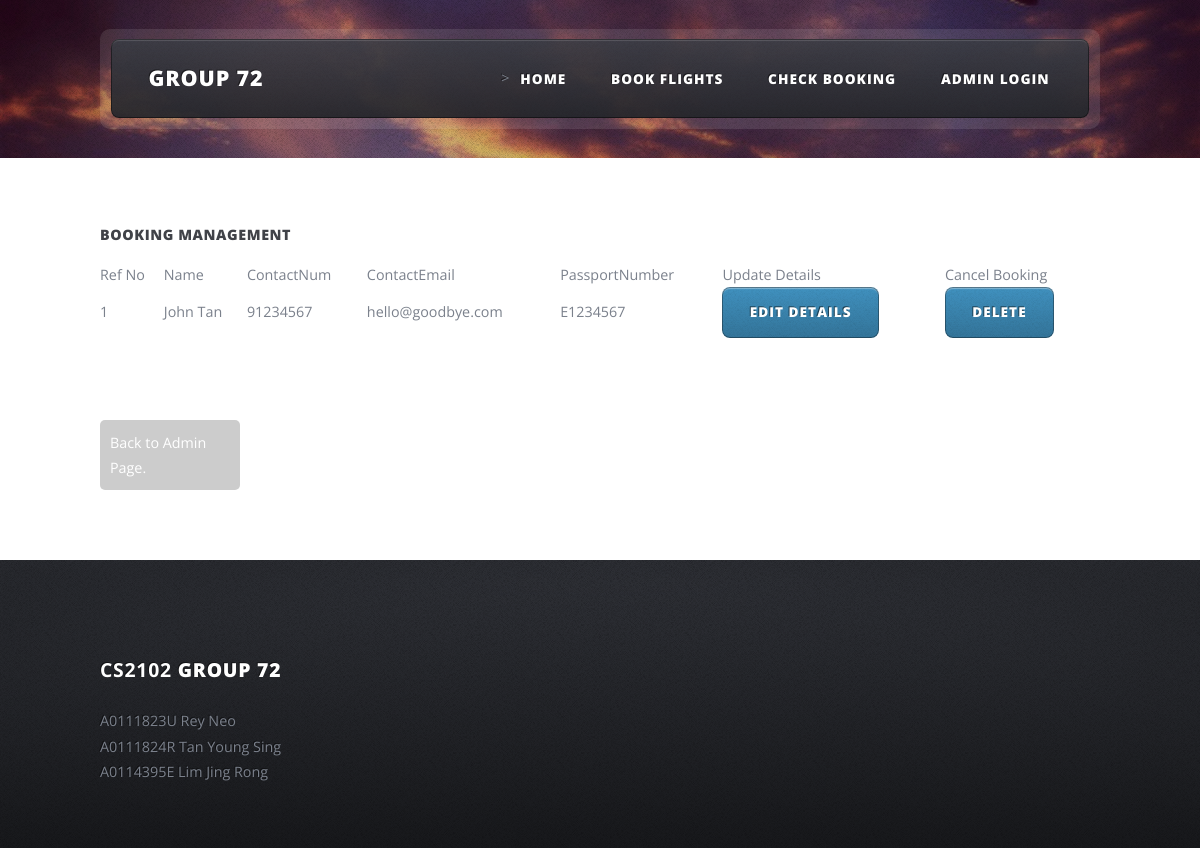
Before: /admin_bookingManagement.php (signed in) with the older database file.
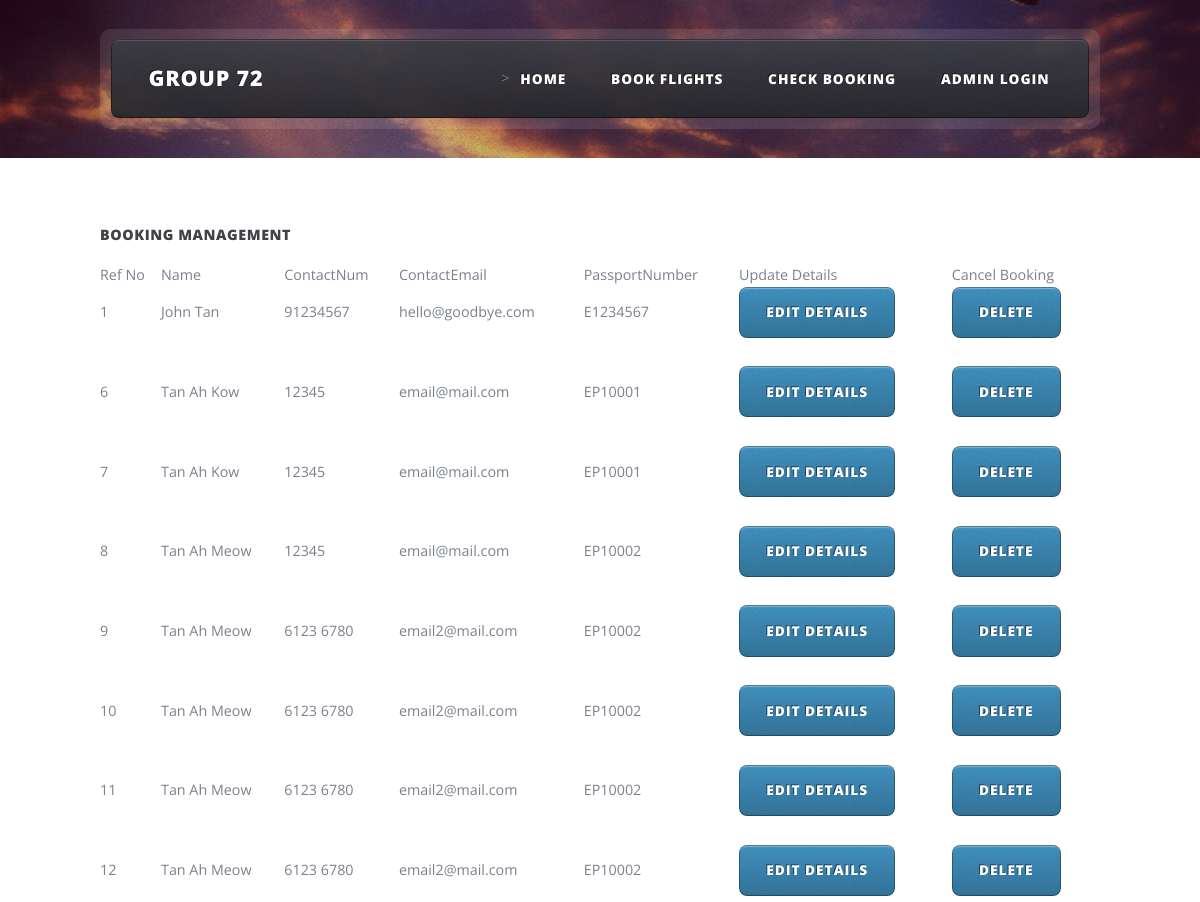
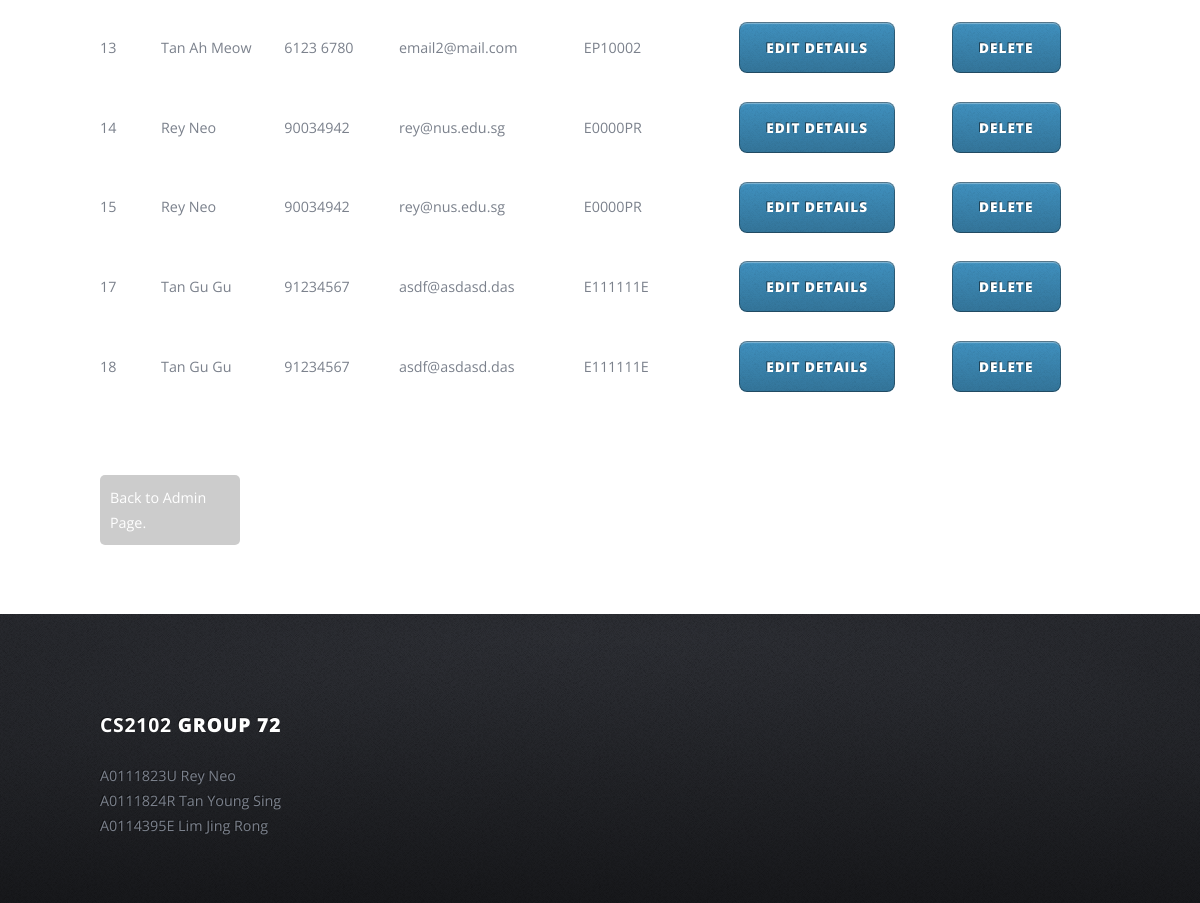
After: the same page with the newer database file (2 pictures, top to bottom).
### tables this page shows
CREATE TABLE `booking` (
  `ReferenceNo` int(11) NOT NULL AUTO_INCREMENT,
  `ContactNum` varchar(25) NOT NULL,
  `ContactEmail` varchar(25) NOT NULL,
  `PassportNumber` varchar(25) NOT NULL,
  PRIMARY KEY (`ReferenceNo`),
  KEY `fk_PassportNumber` (`PassportNumber`),
  CONSTRAINT `fk_PassportNumber` FOREIGN KEY (`PassportNumber`) REFERENCES `passenger` (`PassportNumber`) ON DELETE CASCADE
);

CREATE TABLE `passenger` (
  `PassportNumber` varchar(25) NOT NULL,
  `name` varchar(25) NOT NULL,
  `DOB` timestamp NOT NULL DEFAULT CURRENT_TIMESTAMP,
  PRIMARY KEY (`PassportNumber`)
);

### admin_bookingManagement.php (the view, shortened to what this page needs)
<?php
	require('includes/html_form.class.php');
	$query = "SELECT * FROM booking b INNER JOIN passenger p ON b.PassportNumber = p.PassportNumber";
	$html_table = "<table border='1' cellspacing='5' cellpadding='8' style='border-collapse:collapse'>";
	$html_table .= "<tr><td>Ref No</td><td>Name</td><td>ContactNum</td><td>ContactEmail</td><td>PassportNumber</td><td>Update Details</td><td>Cancel Booking</td></tr>";
	$result = mysql_query($query);
	if (!$result) {
		$message  = 'Invalid query: ' . mysql_error() . "\n";
		$message .= 'Whole query: ' . $query;
		$errMsg = "Something went wrong. Please Contact Admin";
	} else {
		while ($row = mysql_fetch_assoc($result)) {
			$html_table .= "<tr>";
			$html_table .= "<td>" . $row["ReferenceNo"] . "</td>";
			$html_table .= "<td>" . $row["name"] . "</td>";
			$html_table .= "<td>" . $row["ContactNum"] . "</td>";
			$html_table .= "<td>" . $row["ContactEmail"] . "</td>";
			$html_table .= "<td>" . $row["PassportNumber"] . "</td>";
			$editfrm = new HTML_Form();
			$editFrmStr = $editfrm->startForm('admin_updateBookingDetail.php', 'post') . PHP_EOL .
	    	$editfrm->addInput('hidden', 'ReferenceNo', $row["ReferenceNo"], array('id'=>'ReferenceNo') ) .
	    	$editfrm->addInput('hidden', 'name', $row["name"], array('id'=>'name') ) .
	    	$editfrm->addInput('hidden', 'PassportNumber', $row["PassportNumber"], array('id'=>'PassportNumber') ) .
	    	$editfrm->addInput('hidden', 'ContactNum', $row["ContactNum"], array('id'=>'ContactNum') ) .
	    	$editfrm->addInput('hidden', 'ContactEmail', $row["ContactEmail"], array('id'=>'ContactEmail') ) .
		    $editfrm->startTag('p') .
		    $editfrm->addInput('submit', 'submit', 'Edit Details') .
		    $editfrm->endTag() . PHP_EOL .
	        $editfrm->endForm();
	        $html_table .= "<td>" . $editFrmStr . "</td>";
			$deletefrm = new HTML_Form();
			$delFrmStr = $deletefrm->startForm('?delete=1', 'post') . PHP_EOL .
	    	$deletefrm->addInput('hidden', 'ReferenceNo', $row["ReferenceNo"], array('id'=>'ReferenceNo') ) .
	    	$deletefrm->addInput('hidden', 'PassportNumber', $row["PassportNumber"], array('id'=>'PassportNumber') ) .
		    $deletefrm->startTag('p') .
		    $deletefrm->addInput('submit', 'submit', 'Delete') .
		    $deletefrm->endTag() . PHP_EOL .
	        $deletefrm->endForm();
	        $html_table .= "<td>" . $delFrmStr . "</td>";
			$html_table .= "</tr>";
		}
		$html_table .= "</table>";
	}
?>
<?php require('front_half.php'); ?>
<h1> Booking Management </h1>
<?php
	echo $html_table;
?>
<br>
<a href='admin_page.php' style="float:left; display:block; margin: 0px 10px 5px 0px; background:#ccc; text-decoration:none; color:#fff; padding: 10px; width:14%; color:#fff; border-radius:5px;">Back to Admin Page.</a>
<?php require('lower_half.php'); ?>

### includes/html_form.class.php (shortened to what this page needs)
<?php
class HTML_Form {
    private $tag;
    private $xhtml;
    function __construct($xhtml = true) {
        $this->xhtml = $xhtml;
    }
    function startForm($action = '#', $method = 'post', $id = '', $attr_ar = array() ) {
        $str = "<form action=\"$action\" method=\"$method\"";
        $str .= $attr_ar? $this->addAttributes( $attr_ar ) . '>': '>';
        return $str;
    }
    private function addAttributes( $attr_ar ) {
        $str = '';
        $min_atts = array('checked', 'disabled', 'readonly', 'multiple',
                'required', 'autofocus', 'novalidate', 'formnovalidate');
        foreach( $attr_ar as $key=>$val ) {
            if ( in_array($key, $min_atts) ) {
                if ( !empty($val) ) {
                    $str .= $this->xhtml? " $key=\"$key\"": " $key";
                }
            } else {
                $str .= " $key=\"$val\"";
            }
        }
        return $str;
    }
    function addInput($type, $name, $value, $attr_ar = array() ) {
        $str = "<input type=\"$type\" name=\"$name\" value=\"$value\"";
        if ($attr_ar) {
            $str .= $this->addAttributes( $attr_ar );
        }
        $str .= $this->xhtml? ' />': '>';
        return $str;
    }
    function endForm() {
        return "</form>";
    }
    function startTag($tag, $attr_ar = array() ) {
        $this->tag = $tag;
        $str = "<$tag";
        $str .= '>';
        return $str;
    }
    function endTag($tag = '') {
        $str = $tag? "</$tag>": "</$this->tag>";
        $this->tag = '';
        return $str;
    }
}
?>

### front_half.php (shortened to what this page needs)
<!DOCTYPE HTML>
<html>
<?php include_once 'header.php' ?>
<body class="left-sidebar">
	<?php include_once 'top.php' ?>
	<div id="main-wrapper">
		<div class="wrapper style2">
			<div class="inner">
				<div class="container">
					<div class="row">
						<div class="12u skel-cell-important">
							<div id="content">

### header.php (shortened to what this page needs)
<head>
		<link href="css/modal.css" rel="stylesheet">
	</head>

### top.php
<div id="header-wrapper">
	<div class="container">
		<div class="row">
			<div class="12u">
				<header id="header">
					<div class="inner">
						<h1><a href="index.html" id="logo">Group 72</a></h1>
						<nav id="nav">
							<ul>
								<li class="#">><a href="index.html">Home</a></li>
								<li class="#"><a href="search.php">Book Flights</a></li>
								<li class="#"><a href="check.php">Check Booking</a></li>
								<li class="#"><a href="admin_login.php">Admin Login</a></li>
							</ul>
						</nav>
					</div>
				</header>
			</div>
		</div>
	</div>
</div>

### lower_half.php
</div>
						</div>
					</div>
				</div>
			</div>
		</div>
	</div>
	<?php include_once 'footer.php' ?>
</body>
</html>

### footer.php
<div id="footer-wrapper">
	<footer id="footer" class="container">
		<div class="row">
			<div class="6u">
					<section>
						<h2><strong>CS2102</strong> Group 72</h2>
						A0111823U Rey Neo <br>
						A0111824R Tan Young Sing <br>
						A0114395E Lim Jing Rong
					</section>
			</div>
		</div>
	</footer>
</div>

### css/style.css (style rules this page uses)
body { background: #303238 url('images/bg01.png'); }
body,input,select,textarea { font-family: 'Open Sans', sans-serif; color: #7b818c; font-weight: 400; }
a { color: inherit; text-decoration: underline; }
h1, h2, h3, h4, h5, h6 { text-transform: uppercase; font-weight: 800; letter-spacing: 0.04em; color: #404248; margin: 0 0 1em 0; }
h1 a, h2 a, h3 a, h4 a, h5 a, h6 a { color: inherit; text-decoration: none; outline: 0; }
h2 { font-size: 2em; margin: 0 0 1.5em 0; line-height: 1em; }
b, strong { color: #404248; font-weight: 700; }
p, ul, ol, dl, table { margin-bottom: 2em; }
section, article { margin-bottom: 5em; }
section:last-child, article:last-child { margin-bottom: 0; }
header { margin: 0 0 2em 0; }
footer { margin: 2.5em 0 0 0; }
table { width: 100%; }
input[type="button"], input[type="submit"], input[type="reset"], .button { -webkit-appearance: none; position: relative; display: inline-block; background-color: #4091bf; background-image: -moz-linear-gradient(top, rgba(0,0,0,0), rgba(0,0,0,0.2)), url('images/bg02.png'); background-image: -webkit-linear-gradient(top, rgba(0,0,0,0), rgba(0,0,0,0.2)), url('images/bg02.png'); background-image: -o-linear-gradient(top, rgba(0,0,0,0), rgba(0,0,0,0.2)), url('images/bg02.png'); background-image: -ms-linear-gradient(top, rgba(0,0,0,0), rgba(0,0,0,0.2)), url('images/bg02.png'); background-image: linear-gradient(top, rgba(0,0,0,0), rgba(0,0,0,0.2)), url('images/bg02.png'); border-radius: 8px; box-shadow: inset 0px 0px 0px 1px rgba(0,0,0,0.35), inset 0px 2px 1px 0px rgba(255,255,255,0.35); text-shadow: -1px -1px 0 rgba(0,0,0,0.5); color: #fff !important; text-decoration: none; text-transform: uppercase; font-weight: 800; font-size: 0.95em; letter-spacing: 0.075em; padding: 1em 2em; outline: 0; border: 0; white-space: nowrap; cursor: pointer; -moz-transition: background-color 0.2s ease-in-out; -webkit-transition: background-color 0.2s ease-in-out; -o-transition: background-color 0.2s ease-in-out; -ms-transition: background-color 0.2s ease-in-out; transition: background-color 0.2s ease-in-out; }
#header-wrapper { background: url('images/bg01.png'), url('../images/header.jpg'); background-position: top left, center center; background-size: auto, cover; }
#main-wrapper { background: #fff; }
#footer-wrapper { position: relative; background-image: -moz-linear-gradient(top, rgba(0,0,0,0), rgba(0,0,0,0.5)), url('images/bg03.png'), url('images/bg02.png'); background-image: -webkit-linear-gradient(top, rgba(0,0,0,0), rgba(0,0,0,0.5)), url('images/bg03.png'), url('images/bg02.png'); background-image: -o-linear-gradient(top, rgba(0,0,0,0), rgba(0,0,0,0.5)), url('images/bg03.png'), url('images/bg02.png'); background-image: -ms-linear-gradient(top, rgba(0,0,0,0), rgba(0,0,0,0.5)), url('images/bg03.png'), url('images/bg02.png'); background-image: linear-gradient(top, rgba(0,0,0,0), rgba(0,0,0,0.5)), url('images/bg03.png'), url('images/bg02.png'); background-repeat: repeat-x, no-repeat, repeat; background-size: 100% 100%, 100% 15em, auto auto; background-position: top left, top center, top left; }
.wrapper > .inner { position: relative; z-index: 2; }
#header { margin-bottom: 0; }
#footer { margin-bottom: 0; text-shadow: -1px -1px 0 rgba(0,0,0,0.5); position: relative; z-index: 2; }
#footer h2 { font-size: 1.35em; color: #fff; }
#footer strong { color: #fff; }

### css/style-1000px.css (style rules this page uses)
body,input,select,textarea { line-height: 1.75em; font-size: 10.75pt; }
#header-wrapper { padding: 2em 0 0 0; height: 11em; }
#footer-wrapper { padding: 4.5em 0 4.5em 0; }
.wrapper { padding: 4.5em 0 4.5em 0; }

Changed rows visible on the page:
added booking: ReferenceNo "6", PassportNumber.name "Tan Ah Kow", ContactNum "12345", ContactEmail "email@mail.com", PassportNumber.PassportNumber "EP10001"
added booking: ReferenceNo "7", PassportNumber.name "Tan Ah Kow", ContactNum "12345", ContactEmail "email@mail.com", PassportNumber.PassportNumber "EP10001"
added booking: ReferenceNo "8", PassportNumber.name "Tan Ah Meow", ContactNum "12345", ContactEmail "email@mail.com", PassportNumber.PassportNumber "EP10002"
added booking: ReferenceNo "9", PassportNumber.name "Tan Ah Meow", ContactNum "6123 6780", ContactEmail "email2@mail.com", PassportNumber.PassportNumber "EP10002"
added booking: ReferenceNo "10", PassportNumber.name "Tan Ah Meow", ContactNum "6123 6780", ContactEmail "email2@mail.com", PassportNumber.PassportNumber "EP10002"
added booking: ReferenceNo "11", PassportNumber.name "Tan Ah Meow", ContactNum "6123 6780", ContactEmail "email2@mail.com", PassportNumber.PassportNumber "EP10002"
added booking: ReferenceNo "12", PassportNumber.name "Tan Ah Meow", ContactNum "6123 6780", ContactEmail "email2@mail.com", PassportNumber.PassportNumber "EP10002"
added booking: ReferenceNo "13", PassportNumber.name "Tan Ah Meow", ContactNum "6123 6780", ContactEmail "email2@mail.com", PassportNumber.PassportNumber "EP10002"
added booking: ReferenceNo "14", PassportNumber.name "Rey Neo", ContactNum "90034942", ContactEmail "rey@nus.edu.sg", PassportNumber.PassportNumber "E0000PR"
added booking: ReferenceNo "15", PassportNumber.name "Rey Neo", ContactNum "90034942", ContactEmail "rey@nus.edu.sg", PassportNumber.PassportNumber "E0000PR"
added booking: ReferenceNo "17", PassportNumber.name "Tan Gu Gu", ContactNum "91234567", ContactEmail "asdf@asdasd.das", PassportNumber.PassportNumber "E111111E"
added booking: ReferenceNo "18", PassportNumber.name "Tan Gu Gu", ContactNum "91234567", ContactEmail "asdf@asdasd.das", PassportNumber.PassportNumber "E111111E"
